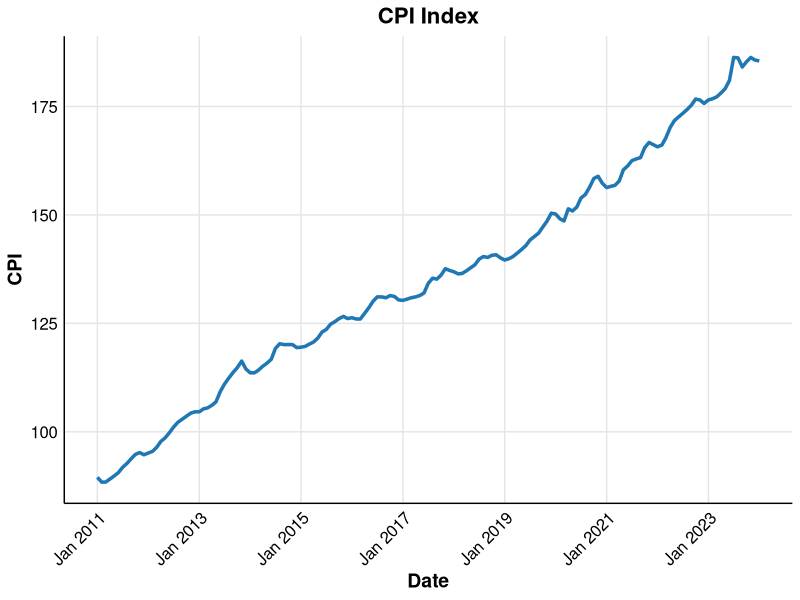
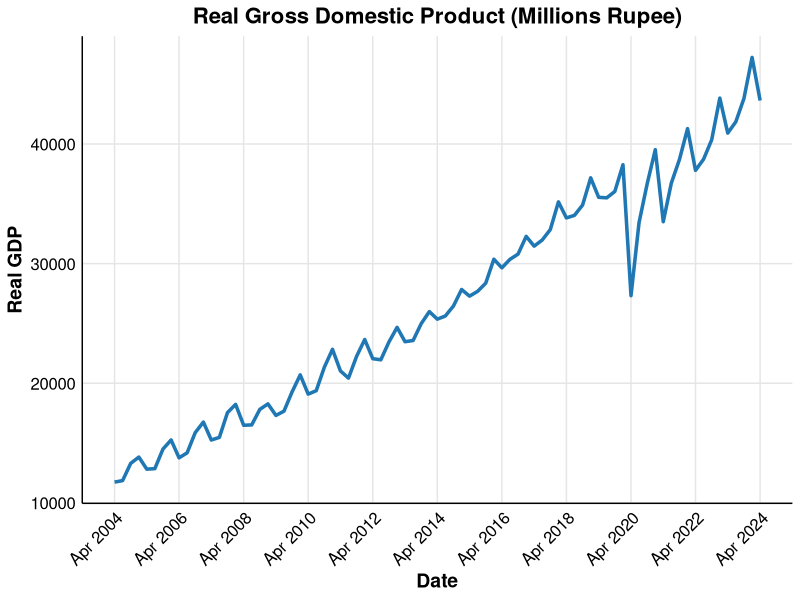
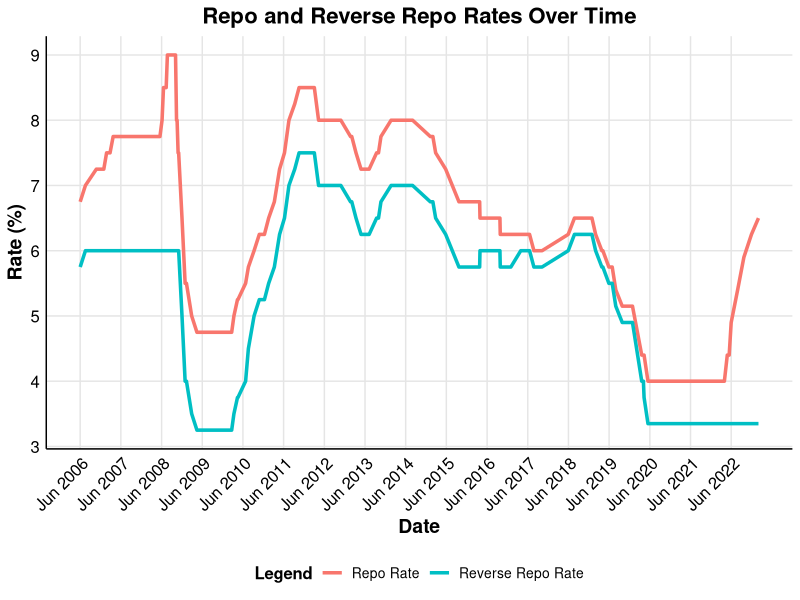
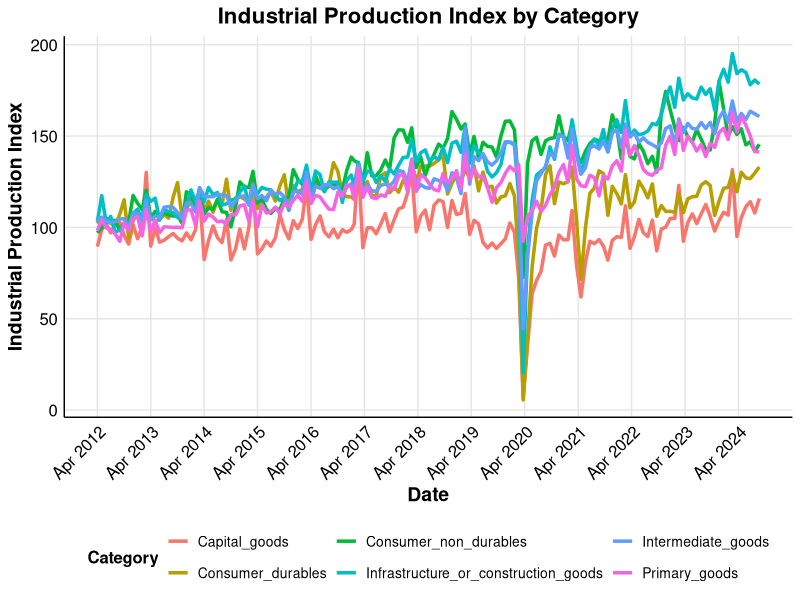

Here is the R script that generated these plots, in order:
## ---- chunk 1
library(ggplot2)
library(scales)
library(readr)
library(readxl)
library(dplyr)
library(tidyr)
## ---- chunk 2
# Read the data
data <- read_csv("Data/India Data/CPI_Index.csv")

# Convert observation_date to Date format (dd/mm/yyyy)
data$DATE <- as.Date(data$DATE, format="%d/%m/%Y")

# Create the plot with aesthetic improvements
ggplot(data, aes(x = DATE, y = Combined)) +
  geom_line(color = "#1f77b4", size = 1.2) +  # Change to a more appealing blue line
  labs(
    title = "CPI Index",
    x = "Date",  # Label for the x-axis
    y = "CPI"  # Label for the y-axis
  ) +
  scale_x_date(
    breaks = seq(min(data$DATE), max(data$DATE), by = "2 year"),  # Show labels every 6 months
    labels = scales::date_format("%b %Y")  # Format labels as Month Year (e.g., Nov 2024)
  ) +
  theme_minimal() +  # Minimal theme for a clean look
  theme(
    axis.text.x = element_text(angle = 45, hjust = 1, size = 12, color = "black"),  # Rotate and style x-axis labels
    axis.text.y = element_text(size = 12, color = "black"),  # Style y-axis labels
    axis.title.x = element_text(size = 14, color = "black", face = "bold"),  # Bold x-axis title
    axis.title.y = element_text(size = 14, color = "black", face = "bold"),  # Bold y-axis title
    plot.title = element_text(size = 16, color = "black", face = "bold", hjust = 0.5),  # Bold and centered title
    legend.position = "none",  # No legend as it's a single variable
    axis.line = element_line(color = "black", size = 0.5),  # Black axis lines
    panel.grid.major = element_line(color = "grey90", size = 0.5),  # Light grey grid lines
    panel.grid.minor = element_blank(),  # Remove minor grid lines
    panel.background = element_rect(fill = "white", color = "white")  # White background
  )
## ---- chunk 3
data <- read_csv("Data/India Data/NGDPRNSAXDCINQ.csv")

# Convert observation_date to Date format (dd/mm/yyyy)
data$DATE <- as.Date(data$DATE, format="%d/%m/%Y")

# Create the plot with aesthetic improvements
ggplot(data, aes(x = DATE, y = NGDPRNSAXDCINQ)) +
  geom_line(color = "#1f77b4", size = 1.2) +  # Change to a more appealing blue line
  labs(
    title = "Real Gross Domestic Product (Millions Rupee)",
    x = "Date",  # Label for the x-axis
    y = "Real GDP"  # Label for the y-axis
  ) +
  scale_x_date(
    breaks = seq(min(data$DATE), max(data$DATE), by = "2 year"),  # Show labels every 6 months
    labels = scales::date_format("%b %Y")  # Format labels as Month Year (e.g., Nov 2024)
  ) +
  theme_minimal() +  # Minimal theme for a clean look
  theme(
    axis.text.x = element_text(angle = 45, hjust = 1, size = 12, color = "black"),  # Rotate and style x-axis labels
    axis.text.y = element_text(size = 12, color = "black"),  # Style y-axis labels
    axis.title.x = element_text(size = 14, color = "black", face = "bold"),  # Bold x-axis title
    axis.title.y = element_text(size = 14, color = "black", face = "bold"),  # Bold y-axis title
    plot.title = element_text(size = 16, color = "black", face = "bold", hjust = 0.5),  # Bold and centered title
    legend.position = "none",  # No legend as it's a single variable
    axis.line = element_line(color = "black", size = 0.5),  # Black axis lines
    panel.grid.major = element_line(color = "grey90", size = 0.5),  # Light grey grid lines
    panel.grid.minor = element_blank(),  # Remove minor grid lines
    panel.background = element_rect(fill = "white", color = "white")  # White background
  )
## ---- chunk 4
# Load the data
data <- read_excel("Data/India Data/Money_Rates.xlsx")

# Ensure the DATE column is properly formatted
data$DATE <- as.Date(data$DATE, format="%d/%m/%Y")

# Create the plot
ggplot(data) +
  geom_line(aes(x = DATE, y = Repo_Rate, color = "Repo Rate"), size = 1.2) +
  geom_line(aes(x = DATE, y = Reverse_Repo_Rate, color = "Reverse Repo Rate"), size = 1.2) +
  labs(
    title = "Repo and Reverse Repo Rates Over Time",
    x = "Date",
    y = "Rate (%)",
    color = "Legend"
  ) +
  scale_x_date(
    breaks = seq(min(data$DATE), max(data$DATE), by = "1 year"),
    labels = date_format("%b %Y")
  ) +
  theme_minimal() +
  theme(
    axis.text.x = element_text(angle = 45, hjust = 1, size = 12, color = "black"),
    axis.text.y = element_text(size = 12, color = "black"),
    axis.title.x = element_text(size = 14, color = "black", face = "bold"),
    axis.title.y = element_text(size = 14, color = "black", face = "bold"),
    plot.title = element_text(size = 16, color = "black", face = "bold", hjust = 0.5),
    legend.position = "bottom",
    legend.title = element_text(size = 12, face = "bold"),
    legend.text = element_text(size = 10),
    axis.line = element_line(color = "black", size = 0.5),
    panel.grid.major = element_line(color = "grey90", size = 0.5),
    panel.grid.minor = element_blank(),
    panel.background = element_rect(fill = "white", color = "white")
  )
## ---- chunk 5
# Load the data
data <- read_excel("Data/India Data/IIP.xlsx", sheet = "Sheet1")

# Convert 'DATE' column to Date format (if not already in the correct format)
data$DATE <- as.Date(data$DATE, format = "%d/%m/%Y")

# Reshape the data from wide to long format for ggplot
data_long <- data %>%
  pivot_longer(
    cols = c(Primary_goods, Capital_goods, Intermediate_goods, 
             Infrastructure_or_construction_goods, Consumer_durables, Consumer_non_durables),
    names_to = "Category",
    values_to = "Value"
  )

# Create the plot
ggplot(data_long, aes(x = DATE, y = Value, color = Category)) +
  geom_line(size = 1.2) +  # Plot all lines with different colors
  labs(
    title = "Industrial Production Index by Category",
    x = "Date",  # Label for the x-axis
    y = "Industrial Production Index",  # Label for the y-axis
    color = "Category"  # Legend title
  ) +
  scale_x_date(
    breaks = seq(min(data$DATE), max(data$DATE), by = "1 year"),  # Show labels every year
    labels = scales::date_format("%b %Y")  # Format labels as Month Year (e.g., Nov 2024)
  ) +
  theme_minimal() +  # Minimal theme for a clean look
  theme(
    axis.text.x = element_text(angle = 45, hjust = 1, size = 12, color = "black"),  # Rotate and style x-axis labels
    axis.text.y = element_text(size = 12, color = "black"),  # Style y-axis labels
    axis.title.x = element_text(size = 14, color = "black", face = "bold"),  # Bold x-axis title
    axis.title.y = element_text(size = 14, color = "black", face = "bold"),  # Bold y-axis title
    plot.title = element_text(size = 16, color = "black", face = "bold", hjust = 0.5),  # Bold and centered title
    legend.position = "bottom",  # Place the legend at the bottom
    legend.title = element_text(size = 12, face = "bold"),  # Style legend title
    legend.text = element_text(size = 10),  # Style legend text
    axis.line = element_line(color = "black", size = 0.5),  # Black axis lines
    panel.grid.major = element_line(color = "grey90", size = 0.5),  # Light grey grid lines
    panel.grid.minor = element_blank(),  # Remove minor grid lines
    panel.background = element_rect(fill = "white", color = "white")  # White background
  )
